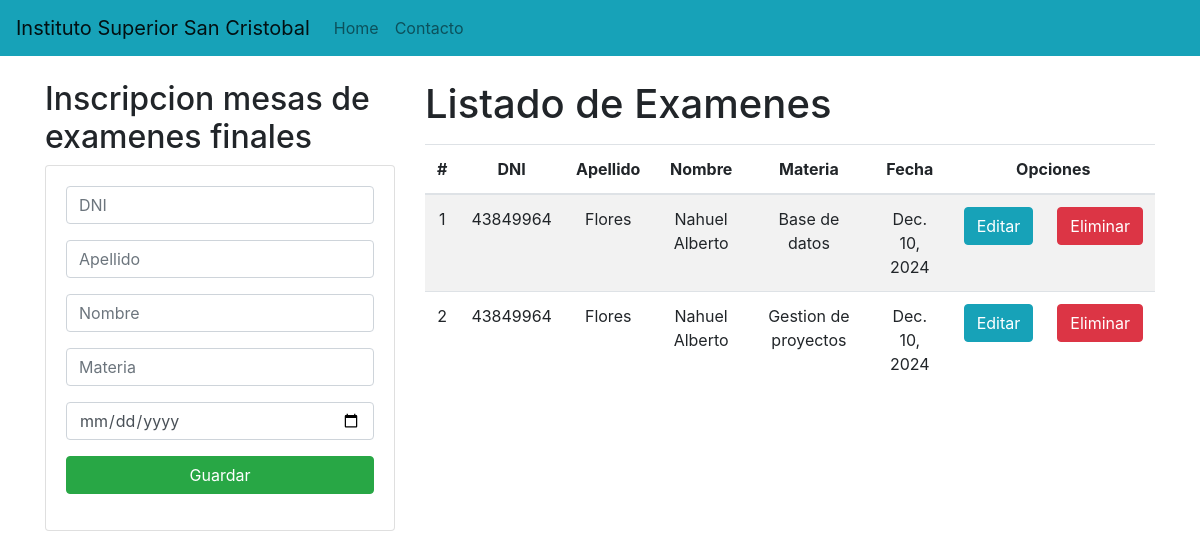
/, run on an earlier commit of the app's database.
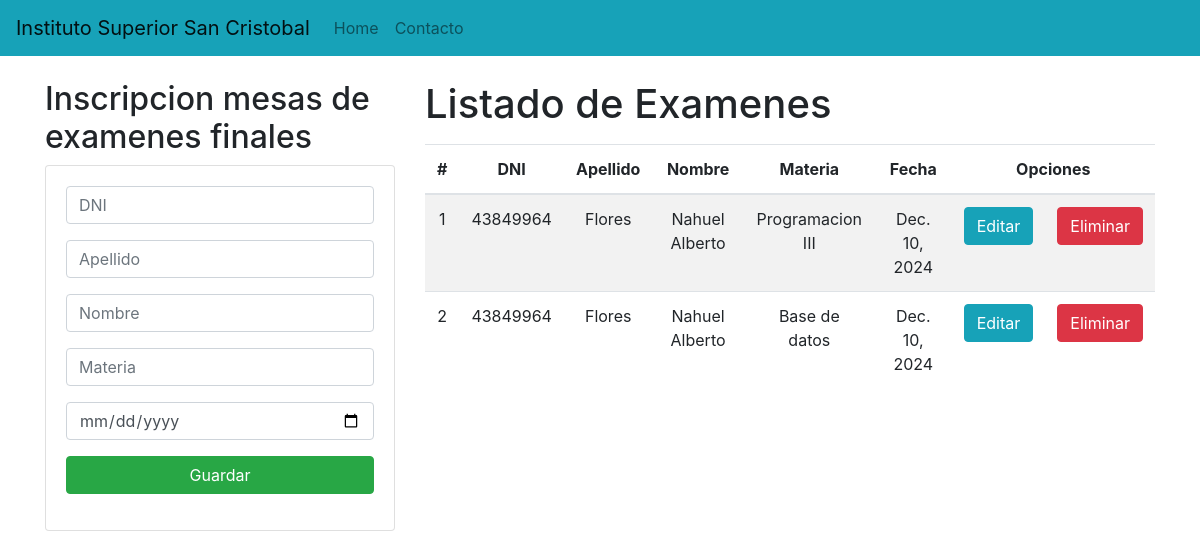
And on a later commit of the database.
### inscripciones/models.py (models this page shows, shortened)
class Inscripcion(models.Model):
    alumno = models.ForeignKey(Alumno, on_delete=models.CASCADE)
    examen = models.ForeignKey(Examen, on_delete=models.CASCADE)
    fecha_inscripcion = models.DateField(auto_now_add=True)

class Alumno(models.Model):
    DNI= models.IntegerField(primary_key=True)
    apellido= models.CharField(max_length=20)
    nombre= models.CharField(max_length=20)
    carrera= models.ForeignKey(CarreraAnio, on_delete=models.CASCADE)

class Examen(models.Model):
    materia = models.ForeignKey(Materia, on_delete=models.CASCADE)
    fecha = models.DateField()
    fecha_limite_inscripcion = models.DateTimeField()

class Materia(models.Model):
    nombre=models.CharField(max_length=60)
    carrera= models.ForeignKey(CarreraAnio, on_delete=models.CASCADE)

### inscripciones/views.py (the view)
# urls.py: path('', views.inscripcion),
def inscripcion(request):
    inscripcion= Inscripcion.objects.all()
    return render(request, "inscripcion.html", {"Inscripciones": inscripcion})

### inscripciones/templates/inscripcion.html (shortened to what this page needs)
{% extends "layouts/base.html" %}
{% block body %}
<div class="row">
    <div class="col-sm-12 col-md-6 col-lg-4 col-xl-4">
        <h2>Inscripcion mesas de examenes finales</h2>
        <div class="card">
            <div class="card-body">
                <form action="/registrarInscripcion/" method="POST">{% csrf_token %}
                    <div class="form-group">
                        <input type="text" id="txtDNI" name="txtDNI" class="form-control" placeholder="DNI" maxlength="8" required>
                    </div>
                    <div class="form-group">
                        <input type="text" id="txtApellido" name="txtApellido" class="form-control" placeholder="Apellido" maxlength="20" required>
                    </div>
                    <div class="form-group">
                        <input type="text" id="txtNombre" name="txtNombre" class="form-control" maxlength="45" placeholder="Nombre" required>
                    </div>
                    <div class="form-group">
                        <input type="text" id="txtMateria" name="txtMateria" class="form-control" maxlength="45" placeholder="Materia" required>
                    </div>
                    <div class="form-group">
                        <input type="date" id="dateFecha" name="dateFecha" class="form-control" placeholder="Materia" required>
                    </div>
                    <div class="form-group">
                        <button type="submit" class="btn btn-success btn-block text-white">Guardar</button>
                    </div>
                </form>
            </div>
        </div>
    </div>
    <div class="col-sm-12 col-md-6 col-lg-8 col-xl-8">
        <h1>Listado de Examenes</h1>
        <div class="table-responsive py-2">
            <table class="table table-striped">
                <thead>
                    <tr>
                        <th>#</th>
                        <th>DNI</th>
                        <th>Apellido</th>
                        <th>Nombre</th>
                        <th>Materia</th>
                        <th>Fecha</th>
                        <th colspan="2">Opciones</th>
                    </tr>
                </thead>
                <tbody>
                    {% for i in Inscripciones %}
                    <tr>
                        <td>{{forloop.counter}}</td>
                        <td>{{i.alumno.DNI}}</td>
                        <td>{{i.alumno.apellido}}</td>
                        <td>{{i.alumno.nombre}}</td>
                        <td>{{i.examen.materia.nombre}}</td>
                        <td>{{i.examen.fecha}}</td>
                        <td><a href="edicionInscripcion/{{i.alumno.DNI}}" class="btn btn-info">Editar</a></td>
                        <td><a href="eliminarInscripcion/{{i.id}}" class="btn btn-danger btnEliminacion">Eliminar</a></td>
                    </tr>
                    {% endfor %}
                </tbody>
            </table>
        </div>
    </div>
</div>
{% endblock %}

What changed in the data, as far as the page shows it:
removed Inscripcion: alumno.DNI "43849964", alumno.apellido "Flores", alumno.nombre "Nahuel Alberto", examen.materia.nombre "Gestion de proyectos", examen.fecha "Dec. 10, 2024"
added Inscripcion: alumno.DNI "43849964", alumno.apellido "Flores", alumno.nombre "Nahuel Alberto", examen.materia.nombre "Programacion III", examen.fecha "Dec. 10, 2024"
